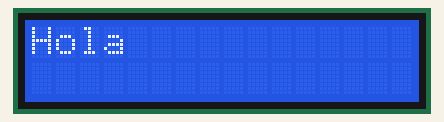
A sketch run on a simulated ESP32. On the bench: 16×2 character LCD.

Above: at 0.1 s.
At 1.1 s:
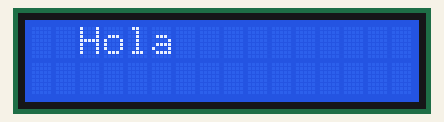
At 2.2 s:
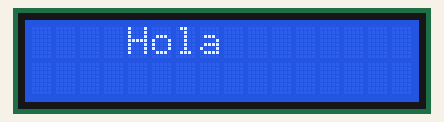
At 4.2 s:
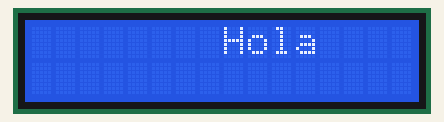
At 6.2 s:
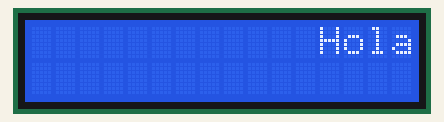
At 8.2 s:
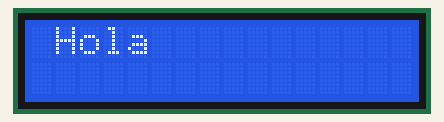

Measured:
- by itself, everything shown: repeats every 7.6 s, in 15 steps
- what the display in image 1 shows lasts 0.5 s, from 1.1 s to 1.6 s

The sketch:

22_LCD_Hola_desplaza.ino
```cpp
// incluimos librerias necesarias
#include <LiquidCrystal_I2C.h>  // controlador LCD
#include <Wire.h>  // protocolo de comunicaciones I2C

// pines donde conectamos
#define SDA 13  // datos
#define SCL 14  // reloj
#define ADDR 0x27 // establecemos la dirección de memoria donde est-a conectado el display LCD.Otra es 0x3F (ver instrucciones del aparato)

// definimos variable (constructor) lcd, del tipo LiquidCrystal_I2C
LiquidCrystal_I2C lcd(ADDR, 16, 2); // variable_dir_memoria, columnas, filas

void setup() {

  Wire.begin(SDA, SCL);  // iindicamos a I2C los pines de datos y de reloj
  lcd.init();

}

void loop() {

  lcd.backlight();

  for(int i=0; i<15; i++){
    lcd.clear();
    lcd.setCursor(i, 0); // columna, fila
    lcd.print("Hola");
    delay(500);
    }

}
```
